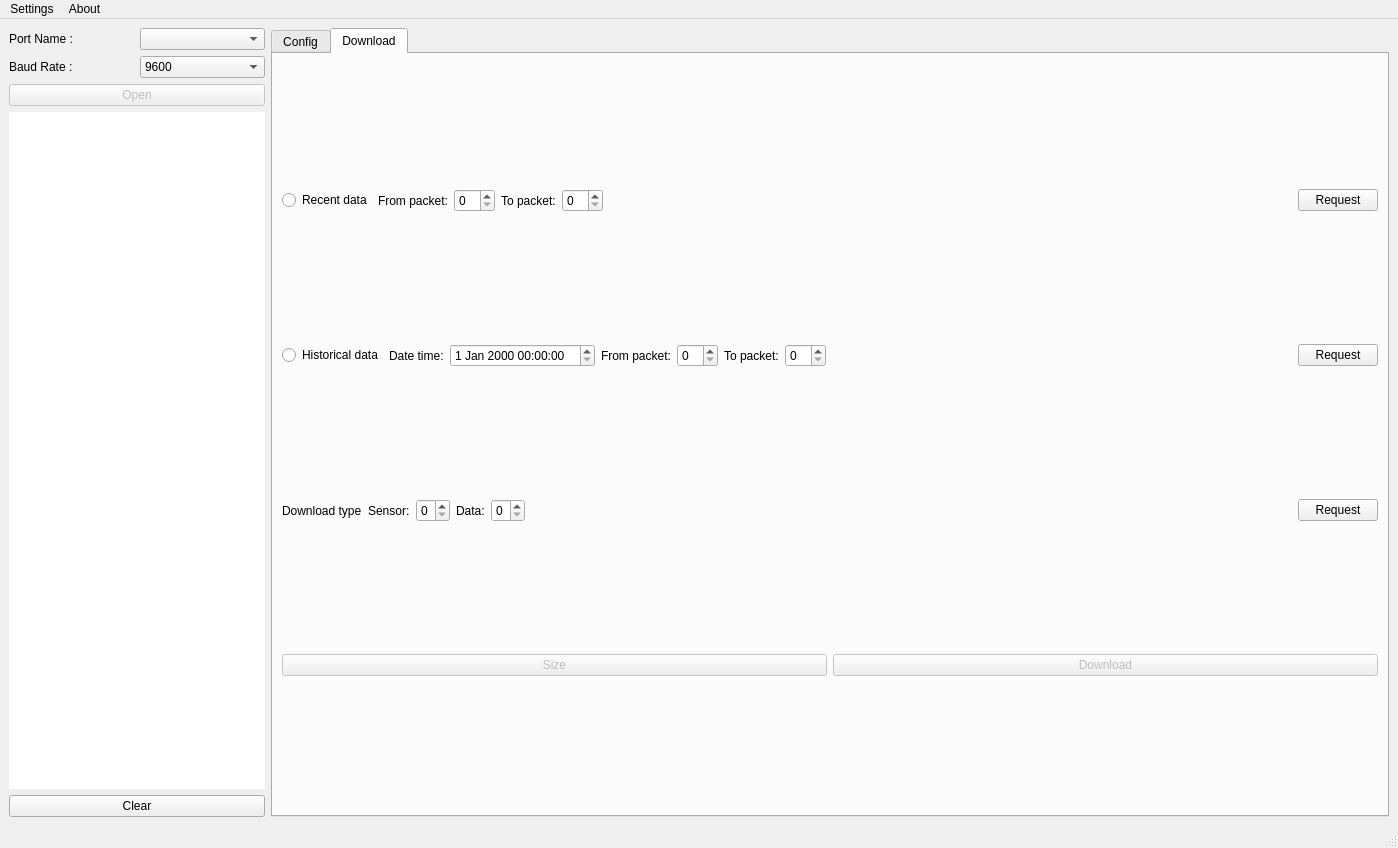
<?xml version="1.0" encoding="UTF-8"?>
<ui version="4.0">
 <class>MainWindow</class>
 <widget class="QMainWindow" name="MainWindow">
  <property name="geometry">
   <rect>
    <x>0</x>
    <y>0</y>
    <width>1398</width>
    <height>848</height>
   </rect>
  </property>
  <property name="windowTitle">
   <string>Device assistant</string>
  </property>
  <widget class="QWidget" name="centralwidget">
   <layout class="QGridLayout" name="gridLayout">
    <item row="0" column="0">
     <layout class="QVBoxLayout" name="verticalLayoutPort">
      <item>
       <layout class="QHBoxLayout" name="horizontalLayoutPortName">
        <item>
         <widget class="QLabel" name="labelPortName">
          <property name="text">
           <string>Port Name :</string>
          </property>
         </widget>
        </item>
        <item>
         <widget class="QComboBox" name="comboBoxPortName">
          <property name="enabled">
           <bool>true</bool>
          </property>
         </widget>
        </item>
       </layout>
      </item>
      <item>
       <layout class="QHBoxLayout" name="horizontalLayoutBaudRate">
        <item>
         <widget class="QLabel" name="labelBaudRate">
          <property name="text">
           <string>Baud Rate :</string>
          </property>
         </widget>
        </item>
        <item>
         <widget class="QComboBox" name="comboBoxBaudRate">
          <property name="enabled">
           <bool>true</bool>
          </property>
          <property name="currentIndex">
           <number>3</number>
          </property>
          <item>
           <property name="text">
            <string>1200</string>
           </property>
          </item>
          <item>
           <property name="text">
            <string>2400</string>
           </property>
          </item>
          <item>
           <property name="text">
            <string>4800</string>
           </property>
          </item>
          <item>
           <property name="text">
            <string>9600</string>
           </property>
          </item>
          <item>
           <property name="text">
            <string>19200</string>
           </property>
          </item>
          <item>
           <property name="text">
            <string>38400</string>
           </property>
          </item>
          <item>
           <property name="text">
            <string>57600</string>
           </property>
          </item>
          <item>
           <property name="text">
            <string>115200</string>
           </property>
          </item>
         </widget>
        </item>
       </layout>
      </item>
      <item>
       <widget class="QPushButton" name="pushButtonPortConnect">
        <property name="enabled">
         <bool>false</bool>
        </property>
        <property name="text">
         <string>Open</string>
        </property>
        <property name="checkable">
         <bool>false</bool>
        </property>
       </widget>
      </item>
      <item>
       <widget class="QTextBrowser" name="textBrowserLog">
        <property name="sizePolicy">
         <sizepolicy hsizetype="Minimum" vsizetype="Expanding">
          <horstretch>0</horstretch>
          <verstretch>0</verstretch>
         </sizepolicy>
        </property>
        <property name="minimumSize">
         <size>
          <width>0</width>
          <height>0</height>
         </size>
        </property>
        <property name="frameShape">
         <enum>QFrame::Shape::NoFrame</enum>
        </property>
        <property name="frameShadow">
         <enum>QFrame::Shadow::Plain</enum>
        </property>
       </widget>
      </item>
      <item>
       <widget class="QPushButton" name="pushButtonLogClear">
        <property name="text">
         <string>Clear</string>
        </property>
       </widget>
      </item>
     </layout>
    </item>
    <item row="0" column="1">
     <widget class="QTabWidget" name="tabWidget">
      <property name="enabled">
       <bool>true</bool>
      </property>
      <property name="currentIndex">
       <number>1</number>
      </property>
      <widget class="QWidget" name="tabConfig">
       <attribute name="title">
        <string>Config</string>
       </attribute>
      </widget>
      <widget class="QWidget" name="tabDownload">
       <property name="enabled">
        <bool>true</bool>
       </property>
       <attribute name="title">
        <string>Download</string>
       </attribute>
       <layout class="QVBoxLayout" name="verticalLayout">
        <item>
         <layout class="QHBoxLayout" name="horizontalLayoutRecent">
          <item>
           <widget class="QRadioButton" name="radioButtonRecent">
            <property name="text">
             <string>Recent data</string>
            </property>
           </widget>
          </item>
          <item>
           <widget class="QLabel" name="labelRecentPackFrom">
            <property name="text">
             <string>From packet:</string>
            </property>
           </widget>
          </item>
          <item>
           <widget class="QSpinBox" name="spinBoxRecentPackFrom"/>
          </item>
          <item>
           <widget class="QLabel" name="labelRecentPackTo">
            <property name="text">
             <string>To packet:</string>
            </property>
           </widget>
          </item>
          <item>
           <widget class="QSpinBox" name="spinBoxRecentPackTo"/>
          </item>
          <item>
           <spacer name="horizontalRecent">
            <property name="orientation">
             <enum>Qt::Orientation::Horizontal</enum>
            </property>
            <property name="sizeHint" stdset="0">
             <size>
              <width>40</width>
              <height>20</height>
             </size>
            </property>
           </spacer>
          </item>
          <item>
           <widget class="QPushButton" name="pushButtonRecentRequest">
            <property name="text">
             <string>Request</string>
            </property>
           </widget>
          </item>
         </layout>
        </item>
        <item>
         <layout class="QHBoxLayout" name="horizontalLayoutHistoric">
          <item>
           <widget class="QRadioButton" name="radioButtonHistoric">
            <property name="text">
             <string>Historical data</string>
            </property>
           </widget>
          </item>
          <item>
           <widget class="QLabel" name="labelHistoricDateTime">
            <property name="text">
             <string>Date time:</string>
            </property>
           </widget>
          </item>
          <item>
           <widget class="QDateTimeEdit" name="dateTimeEditHistoric"/>
          </item>
          <item>
           <widget class="QLabel" name="labelHistoricPacketFrom">
            <property name="text">
             <string>From packet:</string>
            </property>
           </widget>
          </item>
          <item>
           <widget class="QSpinBox" name="spinBoxHistoricPacketFrom"/>
          </item>
          <item>
           <widget class="QLabel" name="labelHistoricPacketTo">
            <property name="text">
             <string>To packet:</string>
            </property>
           </widget>
          </item>
          <item>
           <widget class="QSpinBox" name="spinBoxHistoricPacketTo"/>
          </item>
          <item>
           <spacer name="horizontalSpacerHistoric">
            <property name="orientation">
             <enum>Qt::Orientation::Horizontal</enum>
            </property>
            <property name="sizeHint" stdset="0">
             <size>
              <width>40</width>
              <height>20</height>
             </size>
            </property>
           </spacer>
          </item>
          <item>
           <widget class="QPushButton" name="pushButtonHistoricRequest">
            <property name="text">
             <string>Request</string>
            </property>
           </widget>
          </item>
         </layout>
        </item>
        <item>
         <layout class="QHBoxLayout" name="horizontalLayoutType">
          <item>
           <widget class="QLabel" name="labelType">
            <property name="text">
             <string>Download type</string>
            </property>
           </widget>
          </item>
          <item>
           <widget class="QLabel" name="labelTypeSensor">
            <property name="text">
             <string>Sensor:</string>
            </property>
           </widget>
          </item>
          <item>
           <widget class="QSpinBox" name="spinBoxTypeSensor">
            <property name="maximum">
             <number>5</number>
            </property>
           </widget>
          </item>
          <item>
           <widget class="QLabel" name="labelTypeData">
            <property name="text">
             <string>Data:</string>
            </property>
           </widget>
          </item>
          <item>
           <widget class="QSpinBox" name="spinBoxTypeData">
            <property name="maximum">
             <number>2</number>
            </property>
           </widget>
          </item>
          <item>
           <spacer name="horizontalSpacerType">
            <property name="orientation">
             <enum>Qt::Orientation::Horizontal</enum>
            </property>
            <property name="sizeHint" stdset="0">
             <size>
              <width>40</width>
              <height>20</height>
             </size>
            </property>
           </spacer>
          </item>
          <item>
           <widget class="QPushButton" name="pushButtonTypeRequest">
            <property name="text">
             <string>Request</string>
            </property>
           </widget>
          </item>
         </layout>
        </item>
        <item>
         <layout class="QHBoxLayout" name="horizontalLayout">
          <item>
           <widget class="QPushButton" name="pushButtonSize">
            <property name="enabled">
             <bool>false</bool>
            </property>
            <property name="text">
             <string>Size</string>
            </property>
           </widget>
          </item>
          <item>
           <widget class="QPushButton" name="pushButtonDownload">
            <property name="enabled">
             <bool>false</bool>
            </property>
            <property name="text">
             <string>Download</string>
            </property>
           </widget>
          </item>
         </layout>
        </item>
       </layout>
      </widget>
     </widget>
    </item>
   </layout>
  </widget>
  <widget class="QMenuBar" name="menubar">
   <property name="geometry">
    <rect>
     <x>0</x>
     <y>0</y>
     <width>1398</width>
     <height>22</height>
    </rect>
   </property>
   <widget class="QMenu" name="menuPort">
    <property name="title">
     <string>Settings</string>
    </property>
   </widget>
   <widget class="QMenu" name="menuAbout">
    <property name="title">
     <string>About</string>
    </property>
    <addaction name="actionAboutApplication"/>
    <addaction name="actionAboutQt"/>
   </widget>
   <addaction name="menuPort"/>
   <addaction name="menuAbout"/>
  </widget>
  <widget class="QStatusBar" name="statusbar"/>
  <action name="actionAboutApplication">
   <property name="text">
    <string>Application</string>
   </property>
  </action>
  <action name="actionAboutQt">
   <property name="text">
    <string>Qt</string>
   </property>
  </action>
 </widget>
 <resources/>
 <connections/>
</ui>
